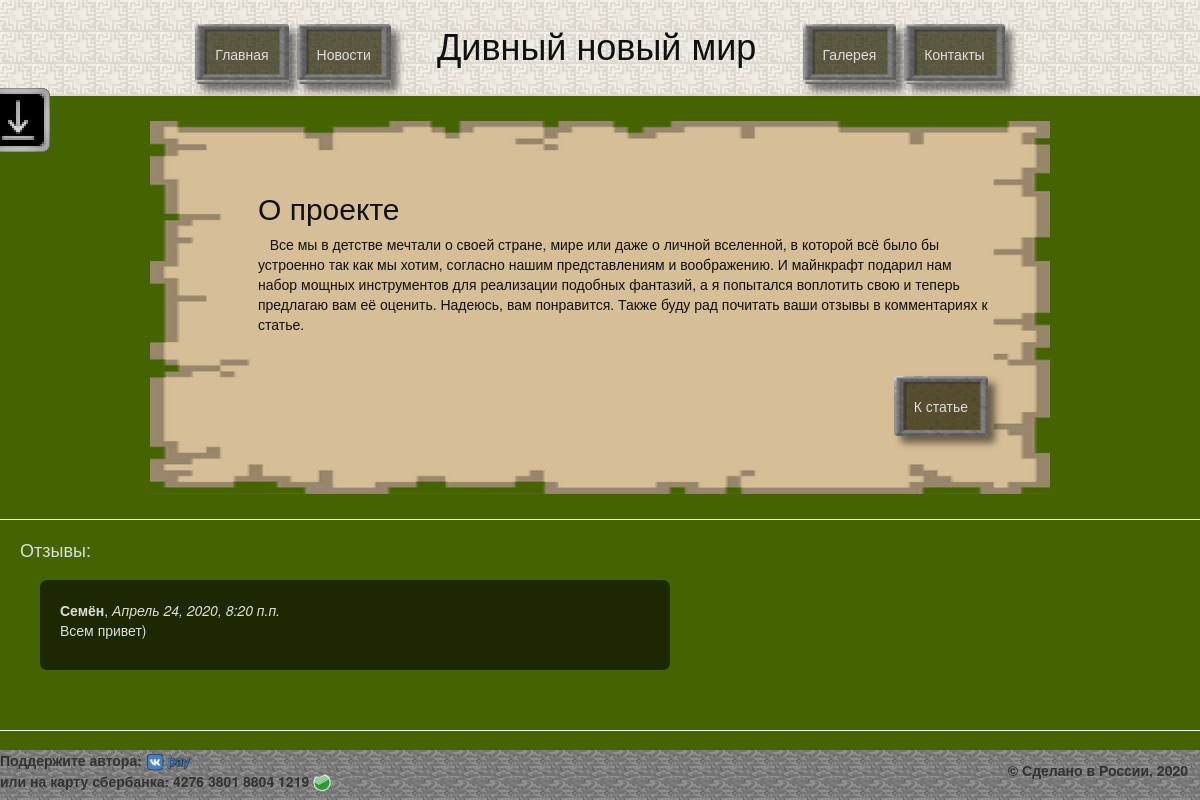
The page / on the database its author committed.
### MyMapSite/apps/MyMapView/models.py (models this page shows, shortened)
class Showcode(models.Model):
    MyMapView_title = models.CharField('название статьи', max_length = 100)
    MyMapView_text = models.TextField('текст статьи')
    Pub_date = models.DateTimeField('дата публикации', default=timezone.now)
    class Meta:
        verbose_name = 'Статья'
        verbose_name_plural = 'Статьи'

class Comment(models.Model):
    article = models.ForeignKey(Showcode, on_delete = models.CASCADE)
    author_name = models.CharField('имя автора', max_length = 50)
    comment_text = models.CharField('текст комментария', max_length = 300)
    pub_date = models.DateTimeField('дата публикации', default=timezone.now)
    def was_published_recently(self):
        return self.pub_date >= (timezone.now() - datetime.timedelta(hours = 8))
    class Meta:
        verbose_name = 'Комментарий к статье'
        verbose_name_plural = 'Комментарии к статье'

### MyMapSite/apps/MyMapView/views.py (the view)
# urls.py: path('', views.maine, name='maine'),
def maine(request):
    try:
        a = Showcode.objects.get(id=1)
    except:
        raise Http404("Статья не найдена")
    latest_comments_list = a.comment_set.order_by('-id')[:10]
    return render(request, 'base.html', {'showcode': a, 'latest_comments_list': latest_comments_list})

### MyMapSite/templates/base.html (shortened to what this page needs)
{% load static %}
<!DOCTYPE html>
<html lang="ru">
<head>
    <link rel="stylesheet" href="//maxcdn.bootstrapcdn.com/bootstrap/3.2.0/css/bootstrap.min.css">
    <link rel="stylesheet" href="//maxcdn.bootstrapcdn.com/bootstrap/3.2.0/css/bootstrap-theme.min.css">
    <link rel="stylesheet" href="{% static 'css/MyMapView.css' %}">
</head>
<body>
    <header>
        <div id="shapka">
            <div id="nav1">
                <a class='navbutton' href="{% url 'MyMapView:maine' %}">Главная</a>
                <a class='navbutton' href="{% url 'MyMapView:index' %}">Новости</a>
            </div>
            <div id="name">
                <h1>Дивный новый мир</h1>
            </div>
            <div id="nav2">
                <a class='navbutton' href="{% url 'MyMapView:gallery' %}">Галерея</a>
                <a class='navbutton' href="{% url 'MyMapView:contacts' %}" id='cont'>Контакты</a>
            </div>
        </div>
    </header>
    {% block content %}
            <div class="statya">
                <div class="text_statyi">
                    <h2>{{showcode.MyMapView_title}}</h2>
                    {{showcode.MyMapView_text|safe}}
                    <a class='navbutton' href="{% url 'MyMapView:detail' 1 %}" id='k_statye'>К статье</a>
                </div>
            </div>
            <hr>
        <div class="comm">
            <h4>Отзывы:</h4>
            {% if latest_comments_list %}
            {% for c in latest_comments_list %}
                <p class="comm">
                    <div id="left_float" class="info_block">
                        <strong>{{c.author_name}}</strong>, <em>{{c.pub_date}}</em>
                        <p>{{c.comment_text}}</p>
                    </div>
                </p>
                <br>
            {% endfor %}
            {%else%}
                Комментариев нет
            {%endif%}
        </div>
        <hr>
    {% endblock %}
    <div id="download">
        <div id="download_inner">
            <a href="https://drive.google.com/file/d/1_UKFd_wDS04f42xVLzMugGgMwcQQeJ0Q/view?usp=sharing"><img src="{% static 'img/mcicon.png' %}" height="18px">моя актуальная сборка minecraft</a><br>
            <a href="https://drive.google.com/file/d/1yUzG5MmTT6nCDSt6d49hzid7dF2t4M3U/view?usp=sharing"><img src="{% static 'img/hammer.png' %}" height="18px">актуальная версия мира</a><br>
        </div>
    </div>
    <div id="footer">
        <div id="donate">
            <strong>Поддержите автора: <a href="https://vk.me/moneysend/sem2n"><img src="{% static 'img/vkpay_logo.png' %}" height="18px"></a><br>
        или на карту сбербанка: 4276 3801 8804 1219 <img src="{% static 'img/sber_logo.png' %}" height="18px"></strong>
        </div>
        <div id="made">
            <strong>© Сделано в России, 2020</strong>
        </div>
    </div>
</body>
</html>

### MyMapSite/apps/MyMapView/static/css/MyMapView.css (style rules this page uses)
body { background: url('../img/backgr.jpg') #446401 no-repeat; background-attachment: fixed; background-size: 100% }
header { background-image: url('../img/quartz_block_chiseled_top.png'); height: 96px; }
a { color: #0099FF; }
#nav1 { display: inline-block; }
#nav2 { display: inline-block; }
#shapka { text-align: center; height: 96px; }
#name { display: inline-block; width: 400px; padding-top: 5px; color: #111111; }
#footer { background-image: url('../img/stone.png'); width: 100%; height: 50px; left: 0; right: 0; bottom: 0; position: fixed; z-index: 4; }
#made { margin-right: 1%; margin-top: 10px; float: right; display: block; height: 20px; width: 200px; text-align: right; }
#donate { height: 40px; width: 350px; position: fixed; }
#cont { background-size: 103px 57px; }
#left_float { margin: 20px; }
#k_statye { float: right; background-size: 96px 60px; }
.comm { color: #DDDDDD; margin: 20px; width: 70%; }
.navbutton { padding: 20px; margin: 2px; background-image: url('../img/widgets.png'); background-size: 94px 56px; color: #DDDDDD; box-shadow: 7px 7px 7px rgba(0,0,0,0.5); border-radius: 3px; }
.statya { background: url('../img/map_background.png') center no-repeat; background-size: 100% 100%; padding-left: 9%; padding-right: 5%; padding-top: 50px; padding-bottom: 120px; margin: 25px auto; color: #111111; width: 75%; }
.info_block { margin: 25px auto; background: rgba(0, 0, 0, 0.6) center no-repeat; color: #DDDDDD; width: 75%; padding: 20px; border-radius: 7px; }
#download { color: #DDDDDD; position: fixed; top: 11%; left: 0; transition-duration: 0.3s; }
#download_inner { background: url('../img/toasts1.png'); background-size: 320px 64px; position: fixed; width: 320px; height: 64px; padding: 11px; top: 11%; left: -270px; transition-duration: 0.3s; }

### rows shown on the page
Showcode: MyMapView_title "О проекте", MyMapView_text "Все мы в детстве мечтали о своей стране, мире или даже о личной вселенной, в которой всё было бы устроенно так как мы хотим, согласно нашим представлениям и воображению. И майнкрафт подарил нам набор мощных инструментов для реализации подобных фантазий, а я попытался воплотить свою и теперь предлагаю вам её оценить. Надеюсь, вам понравится. Также буду рад почитать ваши отзывы в комментариях к статье."
Comment: author_name "Семён", pub_date "Апрель 24, 2020, 8:20 п.п.", comment_text "Всем привет)"
